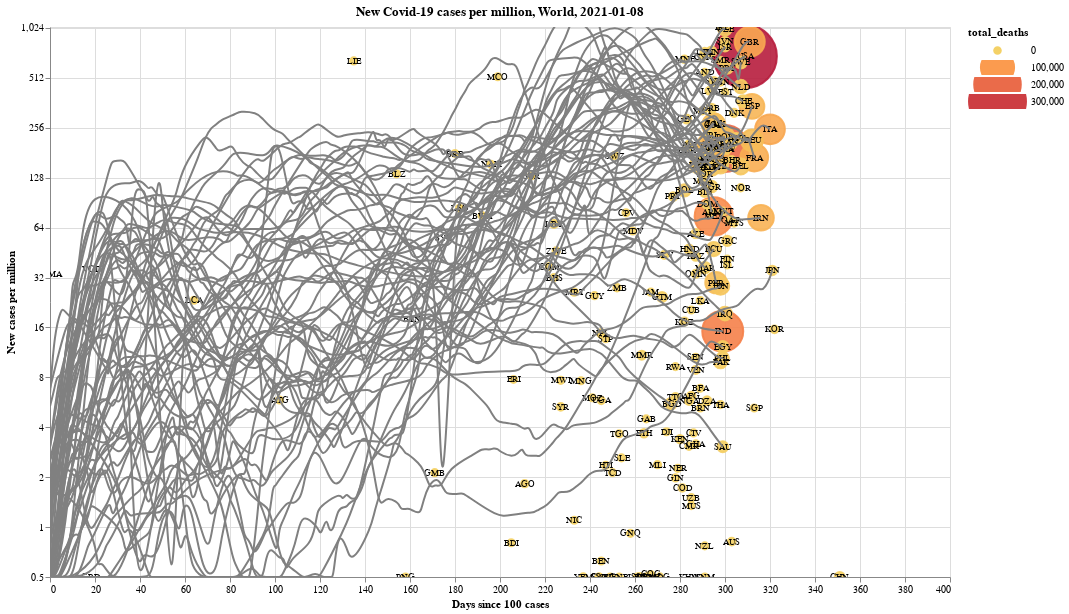

The notebook cell this image was saved under:
### Code cell
world_tooltip=[
    alt.Tooltip('location:N'),
    alt.Tooltip('date:T'),
    alt.Tooltip('new_cases:Q', format=',.0f'),
    alt.Tooltip('new_cases_per_million:Q', format=',.1f'),
    alt.Tooltip('total_cases:Q', format=',.0f'),
    alt.Tooltip('total_cases_per_million:Q', format=',.0f'),
    alt.Tooltip('total_deaths:Q', format=',.0f'),
    alt.Tooltip('total_deaths_per_million:Q', format=',.0f')
]
world_timeseries = timeseries_chart(
    world_df, 
    y='new_cases_per_million',
    line_quantile=0.65, tooltip=world_tooltip, #0.65
    title='New Covid-19 cases per million, World, {0}'.format(date_str),
    width=900,
    height=550
)
#world_timeseries.save('world.html')
display(world_timeseries)

### Figure 1 — Vega-Lite specification as saved in the notebook (floating-point values rounded to 4 significant figures; data arrays with more than 128 entries replaced by an {"elided": "..."} marker saying what was removed)
{"config": {"view": {"continuousWidth": 400, "continuousHeight": 300}}, "layer": [{"mark": "point", "encoding": {"color": {"type": "quantitative", "field": "total_deaths", "scale": {"scheme": "goldred"}}, "fill": {"type": "quantitative", "field": "total_deaths", "scale": {"scheme": "goldred"}}, "opacity": {"condition": {"value": 0.75, "selection": {"not": "selector001"}}, "value": 0.9}, "order": {"type": "quantitative", "field": "total_deaths", "sort": "descending"}, "size": {"type": "quantitative", "field": "total_deaths", "legend": {"clipHeight": 15}, "scale": {"range": [50, 4000]}}, "tooltip": [{"type": "nominal", "field": "location"}, {"type": "temporal", "field": "date"}, {"type": "quantitative", "field": "new_cases", "format": ",.0f"}, {"type": "quantitative", "field": "new_cases_per_million", "format": ",.1f"}, {"type": "quantitative", "field": "total_cases", "format": ",.0f"}, {"type": "quantitative", "field": "total_cases_per_million", "format": ",.0f"}, {"type": "quantitative", "field": "total_deaths", "format": ",.0f"}, {"type": "quantitative", "field": "total_deaths_per_million", "format": ",.0f"}], "x": {"type": "quantitative", "field": "days_since", "title": "Days since 100 cases"}, "y": {"type": "quantitative", "field": "new_cases_per_million", "scale": {"base": 2, "domain": [0.5, 1038.0], "type": "log"}, "title": "New cases per million"}}, "selection": {"selector002": {"type": "interval", "bind": "scales", "encodings": ["x", "y"]}, "selector001": {"type": "single", "on": "mouseover", "fields": ["location"]}}}, {"mark": {"type": "text", "align": "center", "baseline": "middle", "size": 9}, "encoding": {"text": {"type": "nominal", "field": "abbr"}, "x": {"type": "quantitative", "field": "days_since", "title": "Days since 100 cases"}, "y": {"type": "quantitative", "field": "new_cases_per_million", "scale": {"base": 2, "domain": [0.5, 1038.0], "type": "log"}, "title": "New cases per million"}}}, {"data": {"name": "data-8c49f154b3bd834eef2c47a46ad8a98c"}, "mark": {"type": "line", "color": "gray", "interpolate": "basis"}, "encoding": {"detail": {"type": "nominal", "field": "location"}, "opacity": {"condition": {"value": 0.2, "selection": {"not": "selector001"}}, "value": 1.0}, "order": {"type": "quantitative", "field": "days_since"}, "x": {"type": "quantitative", "field": "days_since", "title": "Days since 100 cases"}, "y": {"type": "quantitative", "field": "new_cases_per_million", "scale": {"base": 2, "domain": [0.5, 1038.0], "type": "log"}, "title": "New cases per million"}}}], "data": {"name": "data-b1947b3d1b1a18f43bcc18dc8c293b69"}, "height": 550, "title": "New Covid-19 cases per million, World, 2021-01-08", "width": 900, "$schema": "https://vega.github.io/schema/vega-lite/v4.8.1.json", "datasets": {"data-b1947b3d1b1a18f43bcc18dc8c293b69": {"elided": "178 records"}, "data-8c49f154b3bd834eef2c47a46ad8a98c": {"elided": "6286 records"}}}
